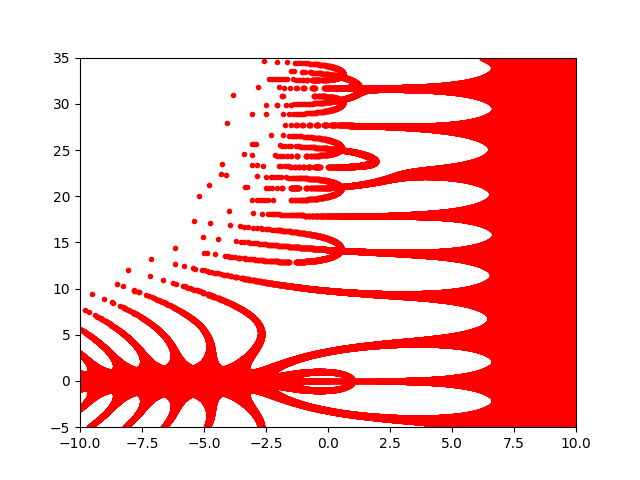

Write the Python code that produced this figure.
import sys
import matplotlib.pyplot as plt
from sage.all import *
from pylab import * 

def my_range(start, end, step):
    while start <= end:
        yield start
        start += step

def close(val):
	# To be used to determine if a number is arbitrarily close to zero.
	# Change the numbers below to adjust the tightness.
	if val >= -0.01 and val <= 0.01:
		return true
	else:
		return false

print("Calculating zeta values...")

xvals = []
yvals = []

granularity = 0.01

# Takes quite a while to execute...
for x in my_range(-10, 10, granularity):
	print ("Computing for real values of " + str(x) + "...")
	for y in my_range(-5, 35, granularity):
		z = zeta(x + y * i)
		zr = z.real()
		zi = z.imag()

		if close(zr) == true or close(zi) == true:
			xvals.append(x)
			yvals.append(y)
		  	#print str(x) + "," + str(y) + "," + str(zr) + "," + str(zi)

#print "xvals:"			
#print xvals
#print "yvals:"
#print yvals

print ("Writing image to file: Experiment25.jpg")
plt.plot(xvals, yvals, 'r.')
plt.axis([-10,10,-5,35])
#plt.savefig('Experiment25.png') 
plt.show()